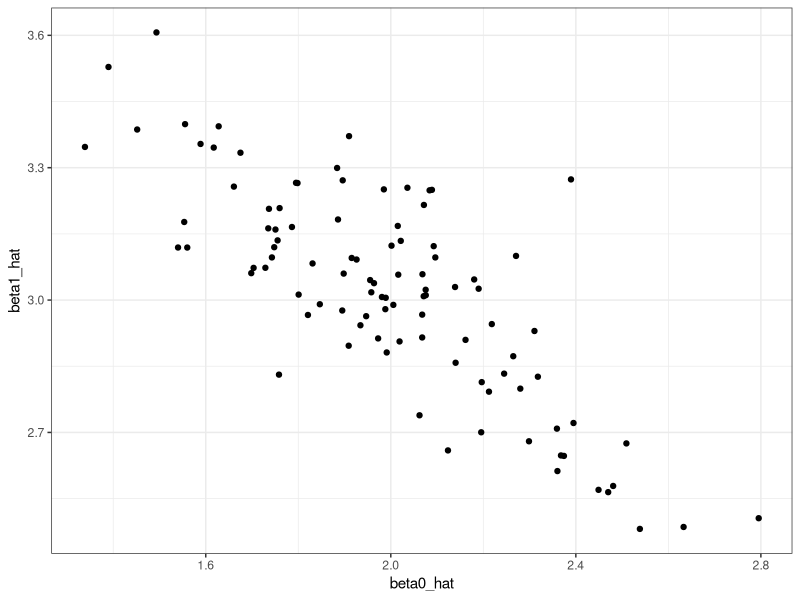
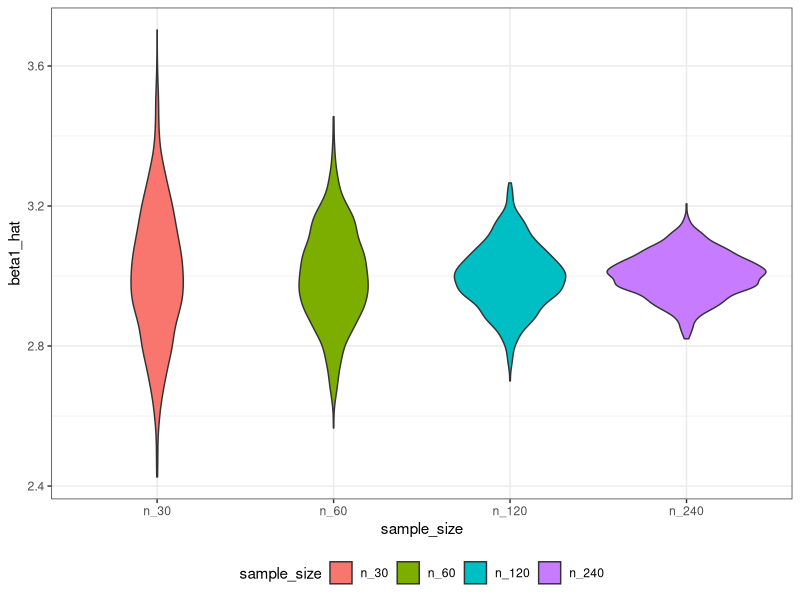
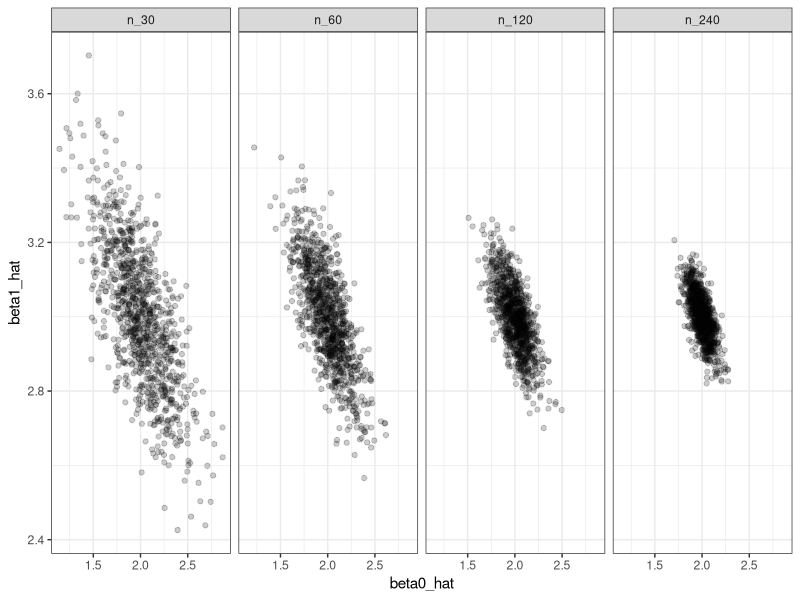
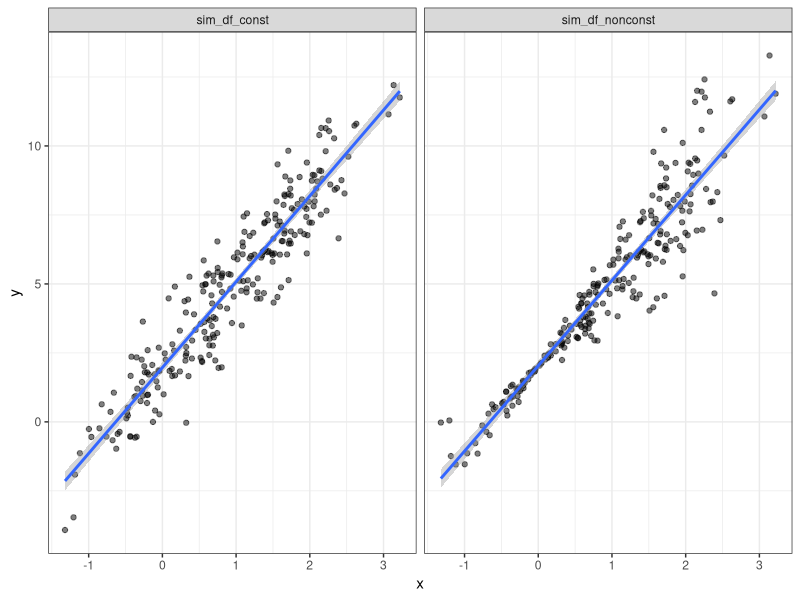
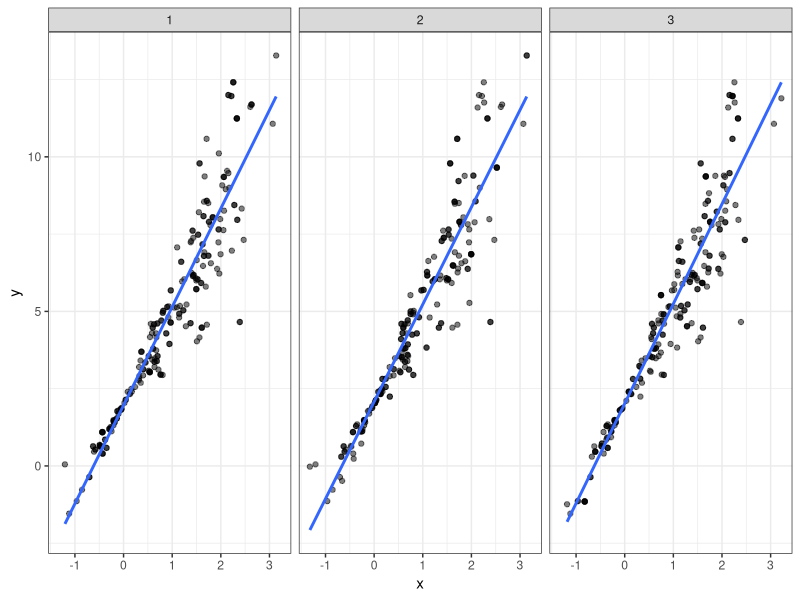
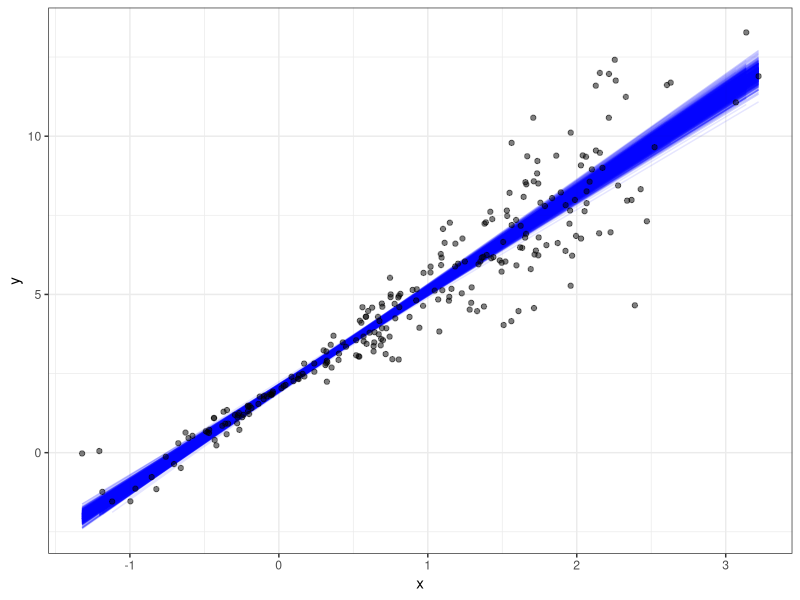

The R source for these figures, in order:
## ---- chunk 1
knitr::opts_chunk$set(
  collapse = TRUE,
  fig.width = 6,
  fig.asp = .6,
  out.width = "90%"
)
## ---- chunk 2
library(tidyverse)

theme_set(theme_bw())
theme_update(legend.position = "bottom")

set.seed(1)
## ---- chunk 3
sim_regression = function(n, beta0 = 2, beta1 = 3) {
  
  sim_data = tibble(
    x = rnorm(n, mean = 1, sd = 1),
    y = beta0 + beta1 * x + rnorm(n, 0, 1)
  )
  
  ls_fit = lm(y ~ x, data = sim_data)
  
  tibble(
    beta0_hat = coef(ls_fit)[1],
    beta1_hat = coef(ls_fit)[2]
  )
}
## ---- chunk 4
output = vector("list", 100)

for (i in 1:100) {
  output[[i]] = sim_regression(30)
}

sim_results = bind_rows(output)
## ---- chunk 5
sim_results = 
  rerun(100, sim_regression(30, 2, 3)) %>% 
  bind_rows()
## ---- chunk 6
sim_results %>% 
  ggplot(aes(x = beta0_hat, y = beta1_hat)) + 
  geom_point()

sim_results %>% 
  gather(key = parameter, value = estimate, beta0_hat:beta1_hat) %>% 
  group_by(parameter) %>% 
  summarize(emp_mean = mean(estimate),
            emp_var = var(estimate)) %>% 
  knitr::kable(digits = 3)
## ---- chunk 7
n_list = list("n_30"  = 30, 
              "n_60"  = 60, 
              "n_120" = 120, 
              "n_240" = 240)
output = vector("list", length = 4)

for (i in 1:4) {
  output[[i]] = rerun(100, sim_regression(n_list[[i]])) %>% 
    bind_rows
}
## ---- chunk 8
simulate_n_regressions = function(n_runs = 100, n, beta0 = 2, beta1 = 3) {
  
  rerun(n_runs, sim_regression(n, beta0, beta1)) %>% 
    bind_rows()
  
}

sim_results = 
  map_df(.x = n_list, ~ simulate_n_regressions(n = .x), .id = "sample_size") 
## ---- chunk 9
sim_results = 
  map_df(.x = n_list, ~ simulate_n_regressions(n = .x, n_runs = 1000, beta0 = 2, beta1 = 3),
         .id = "sample_size") 
## ---- chunk 10
sim_results %>% 
  mutate(sample_size = fct_inorder(sample_size)) %>% 
  ggplot(aes(x = sample_size, y = beta1_hat, fill = sample_size)) + 
  geom_violin()
## ---- chunk 11
sim_results %>% 
  mutate(sample_size = fct_inorder(sample_size)) %>% 
  ggplot(aes(x = beta0_hat, y = beta1_hat)) + 
  geom_point(alpha = .2) + 
  facet_grid(~sample_size)
## ---- chunk 12
sim_results %>% 
  gather(key = parameter, value = estimate, beta0_hat:beta1_hat) %>% 
  group_by(parameter, sample_size) %>% 
  summarize(emp_mean = mean(estimate),
            emp_var = var(estimate)) %>% 
  knitr::kable(digits = 3)
## ---- chunk 13
set.seed(10)

n_samp = 250

sim_df_const = tibble(
  x = rnorm(n_samp, 1, 1),
  error = rnorm(n_samp, 0, 1),
  y = 2 + 3 * x + error
)

sim_df_nonconst = sim_df_const %>% 
  mutate(
  error = error * .75 * x,
  y = 2 + 3 * x + error
)

bind_rows(
  mutate(sim_df_const, data = "sim_df_const"),
  mutate(sim_df_nonconst, data = "sim_df_nonconst")
) %>% 
  ggplot(aes(x = x, y = y)) + 
  geom_point(alpha = .5) +
  stat_smooth(method = "lm") +
  facet_grid(~data) 
## ---- chunk 14
lm(y ~ x, data = sim_df_const) %>% summary()
lm(y ~ x, data = sim_df_nonconst) %>% summary()
## ---- chunk 15
boot_sample = function(df) {
  sample_frac(df, replace = TRUE)
}
## ---- chunk 16
boot_sample(sim_df_nonconst)
## ---- chunk 17
boot_straps = data_frame(
  strap_number = 1:1000,
  strap_sample = rerun(1000, boot_sample(sim_df_nonconst))
)

boot_straps
## ---- chunk 18
boot_straps %>% 
  filter(strap_number %in% 1:2) %>% 
  mutate(strap_sample = map(strap_sample, ~arrange(.x, x))) %>% 
  pull(strap_sample)
## ---- chunk 19
boot_straps %>% 
  filter(strap_number %in% 1:3) %>% 
  unnest() %>% 
  ggplot(aes(x = x, y = y)) + 
  geom_point(alpha = .5) +
  stat_smooth(method = "lm", se = FALSE) +
  facet_grid(~strap_number) 
## ---- chunk 20
bootstrap_results = 
  boot_straps %>% 
  mutate(models = map(strap_sample, ~lm(y ~ x, data = .x) ),
         results = map(models, broom::tidy)) %>% 
  select(-strap_sample, -models) %>% 
  unnest() %>% 
  group_by(term) %>% 
  summarize(boot_se = sd(estimate))

bootstrap_results
## ---- chunk 21
boot_straps %>% 
  unnest() %>% 
  ggplot(aes(x = x, y = y)) + 
  geom_line(aes(group = strap_number), stat = "smooth", method = "lm", se = FALSE, alpha = .1, color = "blue") +
  geom_point(data = sim_df_nonconst, alpha = .5)
## ---- chunk 22
library(modelr)

boot_straps = 
  sim_df_nonconst %>% 
  bootstrap(n = 1000)

boot_straps$strap[[1]]
as_data_frame(boot_straps$strap[[1]])
## ---- chunk 23
sim_df_nonconst %>% 
  bootstrap(n = 1000) %>% 
  mutate(models = map(strap, ~lm(y ~ x, data = .x) ),
         results = map(models, broom::tidy)) %>% 
  select(-strap, -models) %>% 
  unnest() %>% 
  group_by(term) %>% 
  summarize(boot_se = sd(estimate))
## ---- chunk 24
sim_df_const %>% 
  bootstrap(n = 1000) %>% 
  mutate(models = map(strap, ~lm(y ~ x, data = .x) ),
         results = map(models, broom::tidy)) %>% 
  select(-strap, -models) %>% 
  unnest() %>% 
  group_by(term) %>% 
  summarize(boot_se = sd(estimate))
